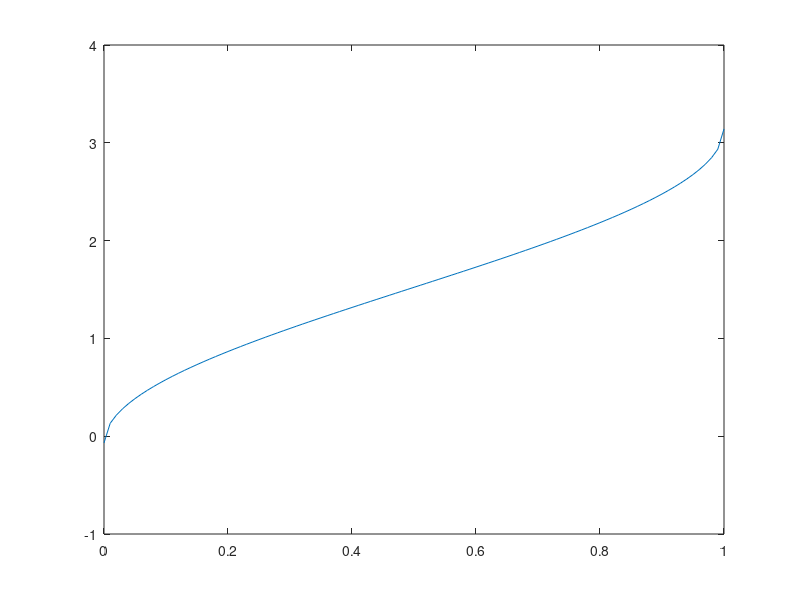

Reproduce this figure in MATLAB. (Note: this script raises an error after producing the figure.)

%---------------------------------------------------------------------%
%           Ridge waveguide: "effective index" approximation
%---------------------------------------------------------------------%
%         Slab T               Slab H                   Slab T
%                       ______________________w__
%    __________________|                         |__________________no
%  t|                  |  h                                         n1
%   |__________________|______________________________________________
%                                                                   ns
%---------------------------------------------------------------------%
%
% Anna Archetti - EPFL 2017
%
% Inspired by
% https://ntrs.nasa.gov/archive/nasa/casi.ntrs.nasa.gov/19950016498.pdf 
% Nasa 1995 - Calculated Coupling Efficiency Between am Elliptical-Core
% Optical Fiber and a Silicon Oxynitride Rib Waveguide


%----------------------------------------------------------------------------%
% Step 1: determination of the effective index corresponding to zone T and H
%----------------------------------------------------------------------------%

% Slab T 

corDimT = 0.005;    % 2a [um] 2a 1 0.1
n1 = 2.038;       % core 1.5
n0 = 1.47;         % cladding 1
ns = 1.47;      % substrate 1.45
lambda = 0.647;  % um 1.55
%modeNUM = 3;

rootBInt = [0, 1];
k = 2*pi/lambda;
gamma = (ns^2 - n0^2)/(n1^2 - ns^2);

vT = k*corDimT/2*sqrt(n1^2 - ns^2);
% DEBUG
bx = (0:0.01:1);
by = atan(sqrt(bx./(1 - bx))) +  ...
                    atan(sqrt((bx + gamma)./(1 - bx))) - ...
                    2.*vT.*sqrt(1 - bx);               
figure, plot(bx,by), hold on % END debug

% Define the dispersion v-b function f(v, b, m, gamma)
myFunc = @(br) atan(sqrt(br./(1 - br))) +  ...
                    atan(sqrt((br + gamma)./(1 - br))) - ...
                    2.*vT.*sqrt(1 - br);

                    
% Get the b number for the overdefined v
%[bT, byRoot] = findCFRootBisection(myFunc, rootBInt, 0.001, 10^10);   
[bT, byRoot] = findCFRootBisection(myFunc, [0.001, 1], 0.001, 10^10);

% Effective index
neT1 = sqrt(bT*(n1^2 - ns^2) + ns^2);

betaT = neT1*k;
u = vT*sqrt(1 - bT);
w =  vT*sqrt(bT);
wP = vT*sqrt(bT + gamma);

% transverse propagation constants
ki = u/(corDimT/2);        %sqrt(k^2*n1^2 - betak^2);
sigma = w/(corDimT/2);     %sqrt(betak^2 - k^2*n0^2);
xi = wP/(corDimT/2);       %sqrt(betak^2 - k^2*ns^2);

% phase
phi = 0.5*atan(w/u) - 0.5*atan(wP/u);

% power confinment 
powerConfT = (1 + (sin(u + phi))^2/(2*w) + (sin(u - phi))^2/(2*wP)) / ...
                (1 + 1/(2*w) + 1/(2*wP) );
% effective width
heT = corDimT + 1/sigma + 1/xi;

% numerical aperture
NA0Y = n1*sqrt(2*(n1 - n0));
NAsY = n1*sqrt(2*(n1 - ns));

% cut-off lambda
lambdaC0T = 2*pi/vT*corDimT/2*NA0Y;
lambdaCsT = 2*pi/vT*corDimT/2*NAsY;





%%
%------------------------------------------------------------%
% H zone
%------------------------------------------------------------%
corDimH = 0.150;  % [um] 2a 1.2
rootBInt = [0, 1];
k = 2*pi/lambda;
gamma = (ns^2 - n0^2)/(n1^2 - ns^2);

vH = k*corDimH/2*sqrt(n1^2 - ns^2);
% DEBUG
bx = (0:0.01:1);
by = atan(sqrt(bx./(1 - bx))) +  ...
                    atan(sqrt((bx + gamma)./(1 - bx))) - ...
                    2.*vH.*sqrt(1 - bx);             
figure, plot(bx,by), hold on % END debug

myFunc = @(br) atan(sqrt(br./(1 - br))) +  ...
                    atan(sqrt((br + gamma)./(1 - br))) - ...
                    2.*vH.*sqrt(1 - br);
                
[bH, byRoot] = findCFRootBisection(myFunc, rootBInt, 0.01, 10^8);   


% effective index
neH1 = sqrt(bH*(n1^2 - ns^2) + ns^2);

betaH = neH1*k;
u = vH*sqrt(1 - bH);
w =  vH*sqrt(bH);
wP = vH*sqrt(bH + gamma);

% transverse propagation constants
ki = u/(corDimH/2);        %sqrt(k^2*n1^2 - betak^2);
sigma = w/(corDimH/2);     %sqrt(betak^2 - k^2*n0^2);
xi = wP/(corDimH/2);       %sqrt(betak^2 - k^2*ns^2);

% phase
phi = 0.5*atan(w/u) - 0.5*atan(wP/u);

% power confinment 
powerConfH = (1 + (sin(u + phi))^2/(2*w) + (sin(u - phi))^2/(2*wP)) / ...
                (1 + 1/(2*w) + 1/(2*wP) );

% effective width
heH = corDimH + 1/sigma + 1/xi;
dHEW = 1/sigma;

% penetrationd depth
dH = lambda/(2*pi)/sqrt(neH1^2 - n0^2); 

% cut-off lambda
lambdaC0H = 2*pi/vH*corDimH/2*NA0Y;
lambdaCsH = 2*pi/vH*corDimH/2*NAsY;


% Electric field fundamental mode E(x)
% y = (-corDim/2 - 4: 0.1 :corDim/2 + 4);
y = (- 5 : 0.01 : 5);
for yIdx = 1: length(y)   
    ex(yIdx) = Efield(y(yIdx), corDimH, ki, sigma, phi, xi);
end


figure,
plot(y, ex, 'k')
hold on
plot( repmat(-corDimH/2,1, length(ex)), ex, 'r--')
plot( repmat(+corDimH/2,1, length(ex)), ex, 'r--')
xlabel('y[um]')
ylabel('Efield/Emax')
title('TE0 mode profile along Y')
hold off


%%
%-----------------------------------------------------------%
% Step 2: Final effective index
%-----------------------------------------------------------%

%corDimW = (0.2: 0.1: 1.600);  
corDimW = 0.20;    % 2a [um] 2a 3

for corDimWIdx = 1: length(corDimW)

    n1 = neH1;      % core
    % neT1 = 0;
    n0 = neT1;      % cladding
    ns = neT1;      % substrate
    lambda = 0.647;  % um 1.55

    rootBInt = [0, 1];
    k = 2*pi/lambda;
    gamma = (ns^2 - n0^2)/(n1^2 - ns^2);

    v2 = k*corDimW(corDimWIdx)/2*sqrt(n1^2 - ns^2);

    % numerical aperture
    NA0X = n1*sqrt(2*(n1 - n0));
    NAsX = n1*sqrt(2*(n1 - ns));

    % DEBUG
    bx = (0:0.01:1);
    by = atan(sqrt(bx./(1 - bx))) +  ...
                        atan(sqrt((bx + gamma)./(1 - bx))) - ...
                        2.*v2.*sqrt(1 - bx);               
    figure, plot(bx,by), hold on % END debug 

    % Grab the b number
    myFunc = @(br) atan(sqrt(br./(1 - br))) +  ...
                        atan(sqrt((br + gamma)./(1 - br))) - ...
                        2.*v2.*sqrt(1 - br);

    [b2, byRoot] = findCFRootBisection(myFunc, rootBInt, 0.01, 10^10);   


    % effective index
    ne2(corDimWIdx) = sqrt(b2*(n1^2 - ns^2) + ns^2);

    beta = ne2(corDimWIdx)*k;
    u = v2*sqrt(1 - b2);
    w =  v2*sqrt(b2);
    wP = v2*sqrt(b2 + gamma);

    % transverse propagation constants
    ki = u/(corDimW(corDimWIdx)/2);        %sqrt(k^2*n1^2 - betak^2);
    sigma = w/(corDimW(corDimWIdx)/2);     %sqrt(betak^2 - k^2*n0^2);
    xi = wP/(corDimW(corDimWIdx)/2);       %sqrt(betak^2 - k^2*ns^2);

    % phase
    phi = 0.5*atan(w/u) - 0.5*atan(wP/u);

    % power confinment 
    powerConf = (1 + (sin(u + phi))^2/(2*w) + (sin(u - phi))^2/(2*wP)) / ...
                    (1 + 1/(2*w) + 1/(2*wP) );

    % effective width
    he(corDimWIdx) = corDimW(corDimWIdx) + 1/sigma + 1/xi;
    dEW = 1/sigma;

    % penetrationd depth
    depth = lambda/(2*pi)/sqrt(ne2(corDimWIdx)^2 - n0^2); 

    % cut-off lambda
    lambdaC02 = 2*pi/v2*corDimW(corDimWIdx)/2*NA0X;
    lambdaCs2 = 2*pi/v2*corDimW(corDimWIdx)/2*NAsX;


    % Electric field fundamental mode E(x)
    %x = (-corDimW/2 - 2: 0.1 :corDimW/2 + 2);
    x = (- 5 : 0.01 : 5);
    for xIdx = 1: length(x)

        % Electric field distribution: TE mode profile in the plane perpendicular
        % to the propagation direction
        ey(xIdx) = Efield(x(xIdx), corDimW(corDimWIdx), ki, sigma, phi, xi);

    end


    figure,
    plot(x, ey, 'k')
    hold on
    plot( repmat(-corDimW(corDimWIdx)/2,1, length(ey)), ey, 'r--')
    plot( repmat(+corDimW(corDimWIdx)/2,1, length(ey)), ey, 'r--')
    xlabel('x[um]')
    ylabel('Efield/Emax')
    title('TE0 mode profile along X')

    % Rectangular grid in 2-D 
    % [X, Y] = meshgrid (-4 : +4 , -2 : +2);
    % Z = Efield(X)*Efield(Y);
    pixSize = ( x(min(length(ex), length(ey))) - x(1) )/( min(length(ex), length(ey)) - 1); % um
    Exy = ex( 1:min(length(ex), length(ey)) )'*ey( 1:min(length(ex), length(ey)) );

    % figure, imagesc( flipud(Exy) );
    figure, image( flipud(Exy),'CDataMapping','scaled'), colormap('jet')


    xticklabels = (y(1) : 0.5 : y(min(length(ex), length(ey))));
    xticks = linspace(1, min(length(ex), length(ey)), numel(xticklabels));
    set(gca, 'XTick', xticks, 'XTickLabel', xticklabels)

    yticklabels = (x(1) : 0.5 : x(min(length(ex), length(ey))));
    yticks = linspace(1, min(length(ex), length(ey)), numel(yticklabels));
    set(gca, 'YTick', yticks, 'YTickLabel', flipud(yticklabels(:)))  
    hold on

    % ridgeT = 1; %um
    % ridgeH = 1.2; %um
    % ridgeWidth = 3; % um

    ridgeT = corDimH/2 - (corDimH - corDimT); %um
    ridgeH = corDimH; %um
    ridgeWidth = corDimW(corDimWIdx); % um

    xmax = get(gca, 'xLim');
    ymax = get(gca, 'yLim');

    orizXEdge1 =  xmax(2)/2 + y(1 : min(length(ex), length(ey)))./pixSize + 0.5;
    orizYEdge1 =  repmat( (ymax(2)/2 - ridgeT/pixSize + 0.5), 1, min(length(ex), length(ey)));

    % orizXEdge2 =  xmax(2)/2 + y(1 : min(length(ex), length(ey)))./pixSize + 0.5;
    % orizYEdge2 =  repmat( (ymax(2)/2 + ridgeT/2/pixSize + 0.5), 1, min(length(ex), length(ey)));

    orizXEdge3 =  xmax(2)/2 + y(1 : min(length(ex), length(ey)))./pixSize + 0.5;
    orizYEdge3 =  repmat( (ymax(2)/2 - ridgeH/2/pixSize + 0.5), 1, min(length(ex), length(ey)));

    orizXEdge4 =  xmax(2)/2 + y(1 : min(length(ex), length(ey)))./pixSize + 0.5;
    orizYEdge4 =  repmat( (ymax(2)/2 + ridgeH/2/pixSize + 0.5), 1, min(length(ex), length(ey)));

    vertYEdge1 =  xmax(2)/2 + y(1 : min(length(ex), length(ey)))./pixSize + 0.5;
    vertXEdge1 =  repmat( (ymax(2)/2 - ridgeWidth/2/pixSize + 0.5), 1, min(length(ex), length(ey)));

    vertYEdge2 =  xmax(2)/2 + y(1 : min(length(ex), length(ey)))./pixSize + 0.5;
    vertXEdge2 =  repmat( (ymax(2)/2 + ridgeWidth/2/pixSize + 0.5), 1, min(length(ex), length(ey)));


    plot(orizXEdge1, orizYEdge1, 'r--', 'LineWidth',2)
    % plot(orizXEdge2, orizYEdge2, 'r--')
    plot(orizXEdge3, orizYEdge3, 'r--', 'LineWidth',2)
    plot(orizXEdge4, orizYEdge4, 'r--', 'LineWidth',2)
    plot(vertXEdge1, vertYEdge1, 'r--', 'LineWidth',2)
    plot(vertXEdge2, vertYEdge2, 'r--', 'LineWidth',2)

    axis equal
    xlabel('x [um]')
    ylabel('y [um]')
    title('Electric field propagation XY')


    figure, mesh(flipud(Exy)),
    hold on,
    image( flipud(Exy),'CDataMapping','scaled'), colormap('jet')
    xticklabels = (y(1) : 0.5 : y(min(length(ex), length(ey))));
    xticks = linspace(1, min(length(ex), length(ey)), numel(xticklabels));
    set(gca, 'XTick', xticks, 'XTickLabel', xticklabels)

    yticklabels = (x(1) : 0.5 : x(min(length(ex), length(ey))));
    yticks = linspace(1, min(length(ex), length(ey)), numel(yticklabels));
    set(gca, 'YTick', yticks, 'YTickLabel', flipud(yticklabels(:)))  
    xlabel('x [um]')
    ylabel('y [um]')
    zlabel('Normalized Electric field profile')
    title('Electric field propagation XY')


end
%% Ridge WG effective index method Y variable
% 1/Y d2/dy2 Y + [k^2*n^2 -k^2*ne(x)^2] = 0

corDim = 2;  % um

nc = 1.5; % core
na = 1;% cladding
%nr = 1.5; % rib
ns = 1.45; % substrate
lambda = 1.5; % um
d = 3; % um
h = 1.2;
s = h;

k = 2*pi/lambda;
nex = (1.451:0.001:1.499);
ney =  sin(k.*sqrt(nc^2 - nex.^2).*d).*exp(-2*(k.*sqrt(nex.^2 - ns^2).*s) + atanh(sqrt(nex.^2 - ns^2)./sqrt(nex.^2 - na^2))) - ...
    sin(k.*sqrt(nc^2 - nex.^2).*d - 2*atan(sqrt(nex.^2 - ns^2)./sqrt(nc^2 - nex.^2)));
                
figure, plot(nex, ney), hold on % END debug   

myFunc = @(ne) sin(k.*sqrt(nc^2 - ne.^2).*d).*exp(-2.*(k.*sqrt(ne.^2 - ns^2).*s) + atanh(sqrt(ne.^2 - ns^2)./sqrt(ne.^2 - na^2))) - ...
    sin(k.*sqrt(nc^2 - ne.^2).*d - 2.*atan(sqrt(ne.^2 - ns^2)./sqrt(nc^2 - ne.^2)));
[neRootH1a, yRoot] = findCFRootBisection(myFunc, [1.451, 1.47], 0.001, 10^8);
[neRootH1b, yRoot] = findCFRootBisection(myFunc, [1.48, 1.495], 0.001, 10^8);



d = 3;
t = 1;
s = t;

k = 2*pi/lambda;
nex = (1.451:0.001:1.499);
ney =  sin(k.*sqrt(nc^2 - nex.^2).*d).*exp(-2*(k.*sqrt(nex.^2 - ns^2).*s) + atanh(sqrt(nex.^2 - ns^2)./sqrt(nex.^2 - na^2))) - ...
    sin(k.*sqrt(nc^2 - nex.^2).*d - 2*atan(sqrt(nex.^2 - ns^2)./sqrt(nc^2 - nex.^2)));
                
figure, plot(nex, ney), hold on % END debug  

myFunc = @(ne) sin(k.*sqrt(nc^2 - ne.^2).*d).*exp(-2.*(k.*sqrt(ne.^2 - ns^2).*s) + atanh(sqrt(ne.^2 - ns^2)./sqrt(ne.^2 - na^2))) - ...
    sin(k.*sqrt(nc^2 - ne.^2).*d - 2.*atan(sqrt(ne.^2 - ns^2)./sqrt(nc^2 - ne.^2)));

[neRootT1a, yRoot] = findCFRootBisection(myFunc, [1.451, 1.47], 0.001, 10^8);
[neRootT1b, yRoot] = findCFRootBisection(myFunc, [1.48, 1.495], 0.001, 10^8);

%% Ridge WG effective index method X variable
% 1/X d2/dx2 X + [k^2*ne(x)^2 - beta^2] = 0
corDim = 2;  % um

nc = 1.5; % core
na = 1;% cladding
%nr = 1.5; % rib
ns = 1.45; % substrate
lambda = 1.5; % um
d = 3; % um
h = 1.2;
s = h;


k = 2*pi/lambda;
nex = (1.451:0.001:1.499);
ney =  sin(k.*sqrt(nc^2 - nex.^2).*d).*exp(-2*(k.*sqrt(nex.^2 - ns^2).*s) + atanh(sqrt(nex.^2 - ns^2).*na^2./(sqrt(nex.^2 - na^2).*ns^2))) - ...
    sin(k.*sqrt(nc^2 - nex.^2).*d - 2*atan(sqrt(nex.^2 - ns^2).*nc^2./(sqrt(nc^2 - nex.^2).*ns^2)));
                
figure, plot(nex, ney), hold on % END debug   

myFunc = @(ne) sin(k.*sqrt(nc^2 - ne.^2).*d).*exp(-2.*(k.*sqrt(ne.^2 - ns^2).*s) + atanh(sqrt(ne.^2 - ns^2).*na^2./(sqrt(ne.^2 - na^2).*ns^2))) - ...
    sin(k.*sqrt(nc^2 - ne.^2).*d - 2.*atan(sqrt(ne.^2 - ns^2).*nc^2./(sqrt(nc^2 - ne.^2).*ns^2)));
[neRootH2a, yRoot] = findCFRootBisection(myFunc, [1.451, 1.47], 0.001, 10^8);
[neRootH2b, yRoot] = findCFRootBisection(myFunc,  [1.48, 1.495], 0.001, 10^8);



d = 3;
t = 1;
s = t;

k = 2*pi/lambda;
nex = (1.451:0.001:1.499);
ney =  sin(k.*sqrt(nc^2 - nex.^2).*d).*exp(-2*(k.*sqrt(nex.^2 - ns^2).*s) + atanh(sqrt(nex.^2 - ns^2).*na^2./(sqrt(nex.^2 - na^2).*ns^2))) - ...
    sin(k.*sqrt(nc^2 - nex.^2).*d - 2*atan(sqrt(nex.^2 - ns^2).*nc^2./(sqrt(nc^2 - nex.^2).*ns^2)));
                
figure, plot(nex, ney), hold on % END debug  

myFunc = @(ne) sin(k.*sqrt(nc^2 - ne.^2).*d).*exp(-2.*(k.*sqrt(ne.^2 - ns^2).*s) + atanh(sqrt(ne.^2 - ns^2).*na^2./(sqrt(ne.^2 - na^2).*ns^2))) - ...
    sin(k.*sqrt(nc^2 - ne.^2).*d - 2.*atan(sqrt(ne.^2 - ns^2).*nc^2./(sqrt(nc^2 - ne.^2).*ns^2)));

[neRootT2a, yRoot] = findCFRootBisection(myFunc,[1.451, 1.47], 0.001, 10^8);
[neRootT2b, yRoot] = findCFRootBisection(myFunc,  [1.48, 1.495], 0.001, 10^8);

%% TE modes
% x = (-corDim/2: 0.1 :corDim/2);
% Ey = zeros(size(x), modeMum);
% 
% for mIdx = 1: modeNUM
% 
%     v(mIdx) = ( m(mIdx)*pi/2 + 1/2.*atan(sqrt(b./(1 - b))) ...
%                 + 1/2.*atan(sqrt((b + gamma(gammaIdx))./(1 - b))) )./sqrt(1 - b);
%             
%     u(mIdx) = v*sqrt(1-b);
%     w(mIdx) = v*sqrt(b);
%     wP(mIdx) = v*sqrt(b + gamma);
%     
%     phi(mIdx) = m(mIdx)*pi/2 + 0.5*atan(w/u) - 0.5*atan(wP/u);
%     
%     powerConf(mIdx)  = (1 + (sin(u + phi))^2/(2*w) + (sin(u - phi))^2/(2*wP)) / ...
%                 (1 + 1/(2*w) + 1/(2*wP) );
%     
%     aEff(mIdx) = corDim / powerConf(mIdx);
%     
%     
%     Ey(:, mIdx) = A*cos(ki*corDim/2 - phi)*exp(-sigma(x - corDim));
%             
% end
% 
% %% TM modes
% for mIdx = 1: modeNUM
% 
%     v(mIdx) = ( m(mIdx)*pi/2 + 1/2.*atan(n1^2/ns^2.*sqrt(b./(1 - b))) ...
%                 + 1/2.*atan(n1^2/n02(gammaIdx).*sqrt((b + gamma(gammaIdx))./(1 - b))) )./sqrt(1 - b);
%             
%     u(mIdx) = v*sqrt(1-b);
%     w(mIdx) = v*sqrt(b);
%     wP(mIdx) = v*sqrt(b + gamma);
%     
%     phi(mIdx) = m(mIdx)*pi/2 + 0.5*atan(w/u) - 0.5*atan(wP/u);
%     
%     powerConf(mIdx)  = (1 + (sin(u + phi))^2/(2*w) + (sin(u - phi))^2/(2*wP)) / ...
%                 (1 + 1/(2*w) + 1/(2*wP) );
%     
%     aEff(mIdx) = corDim / powerConf(mIdx);
%             
% end


%%
%--------------------------------------------------%
% Light Penetration Depth Script
%--------------------------------------------------%
% Parameters definition 
n2 = n0; % refrative index air
%n1 = 1.5; % refractive index glass
theta = 45*pi/180; % incidence angle [rad]
 
% Depth
d = lambda/(2*pi*sqrt(n1^2*sin(theta)^2-n2^2));
disp(['Penetration depth for lambda equal to ' num2str(lambda) ' n1 equal to ' num2str(n1)...
      'n2 equal to ' num2str(n2) ' and theta equal to ' num2str(theta) ' is ' num2str(d) ]);
 
disp('Varing wavelenght...')
lambda = (300:100:1000);
d = lambda./(2*pi*sqrt(n1^2*sin(theta)^2-n2^2));
plot(lambda, d, 'k*')
xlabel('wavelength [nm]')
ylabel('penetration depth [nm]')
title('Depth vs lambda')
 
disp('Varing the angle...') 
% clear z;
% clear lambda;
lambda = 0.6;
theta = (pi/4 : 0.05 : pi/2);
d = lambda./(2*pi*sqrt(n1^2.*sin(theta).^2-n2^2));
plot(theta, d, 'k*')
xlabel('angle [red]')
ylabel('penetration depth [nm]')
title('Depth vs theta')

% % Electric field fundamental mode E(x)
% % y = (-corDim/2 - 4: 0.1 :corDim/2 + 4);
% y = (- 5 : 0.1 : 5);
% for yIdx = 1: length(y)   
%     ex(yIdx) = Efield(y(yIdx), corDim, ki, sigma, phi, xi);
% end
% 
% 
% figure,
% plot(y, ex, 'k')
% hold on
% plot( repmat(-corDim/2,1, length(ex)), ex, 'r--')
% plot( repmat(+corDim/2,1, length(ex)), ex, 'r--')
% xlabel('y[um]')
% ylabel('Efield/Emax')
% title('TE0 mode profile along Y')
% hold off